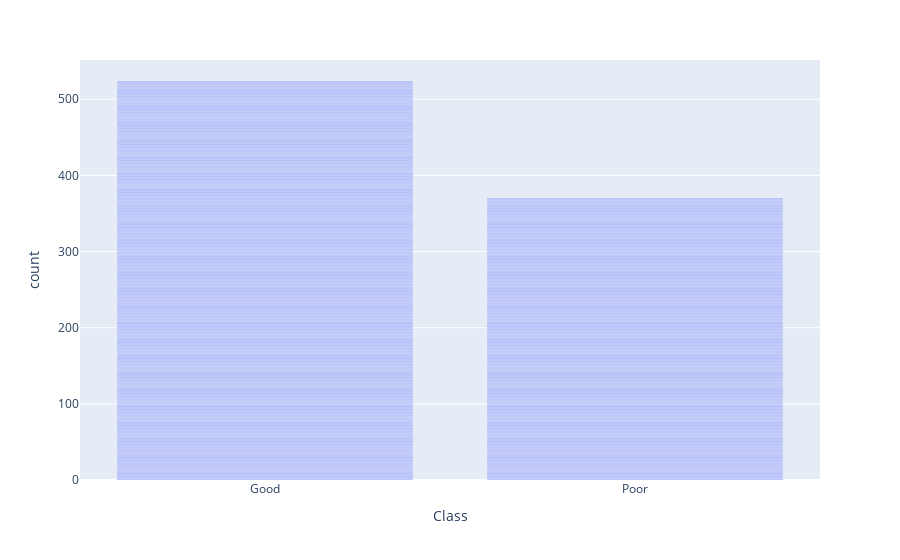

This figure's notebook cell:
### Code cell
# ---- View counts of Good vs Poor coffee ----
class_data = data.copy()
class_data['Class'] = class_data['Total_Cup_Points'].apply(lambda x: 'Good' if x>82 else 'Poor')

fig = px.bar(class_data, x='Class')
fig.show()

### Figure 1 — Plotly figure (JSON) as saved in the notebook; plotly's stock layout.template omitted (floating-point values rounded to 4 significant figures; data arrays with more than 128 entries replaced by an {"elided": "..."} marker saying what was removed)
{"data": [{"alignmentgroup": "True", "hovertemplate": "Class=%{x}<br>count=%{y}<extra></extra>", "legendgroup": "", "marker": {"color": "#636efa", "pattern": {"shape": ""}}, "name": "", "offsetgroup": "", "orientation": "v", "showlegend": false, "textposition": "auto", "type": "bar", "x": {"elided": "894 str values"}, "xaxis": "x", "y": {"elided": "894 int values"}, "yaxis": "y"}], "layout": {"barmode": "relative", "legend": {"tracegroupgap": 0}, "margin": {"t": 60}, "xaxis": {"anchor": "y", "domain": [0, 1], "title": {"text": "Class"}}, "yaxis": {"anchor": "x", "domain": [0, 1], "title": {"text": "count"}}}}
